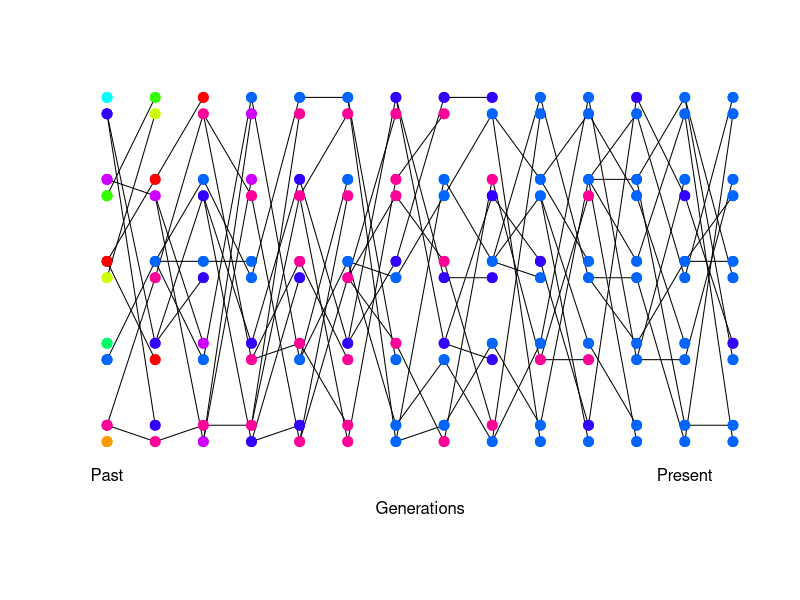
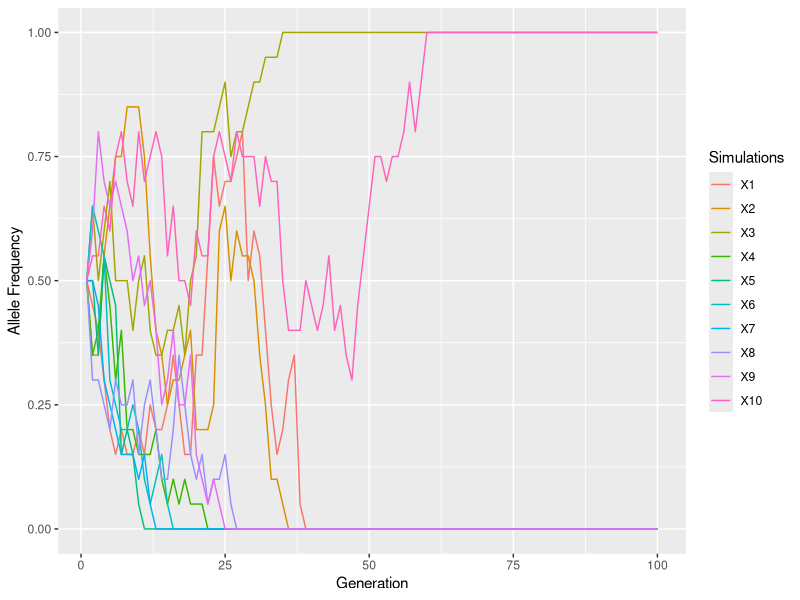
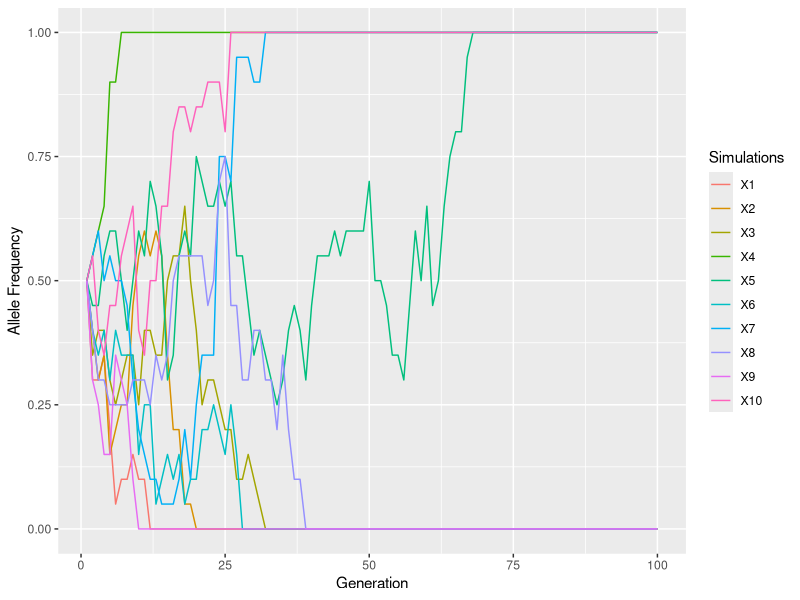
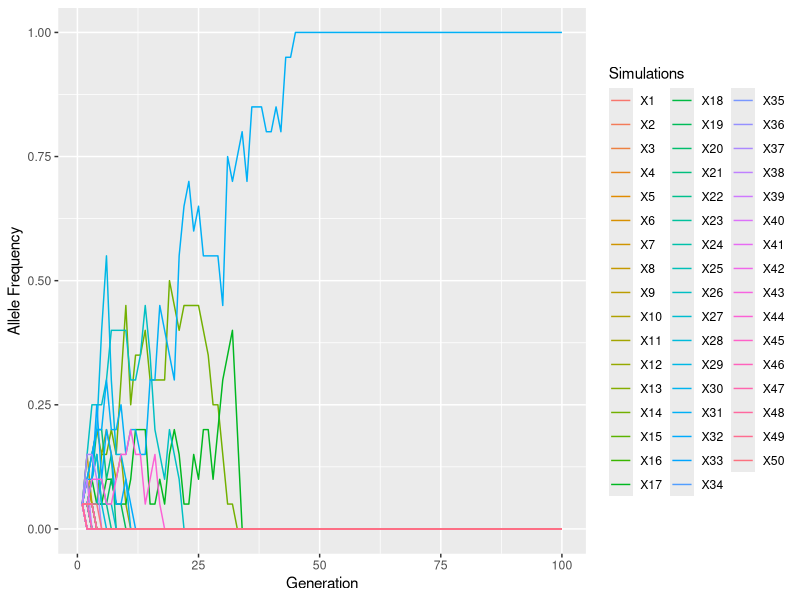

These figures' R source, in order:
## ---- chunk 1

## ---- chunk 2
#install.packages("plotrix")
library(plotrix)
install.packages("reshape2")
library(reshape2)
install.packages("ggplot2")
library(ggplot2)
## ---- chunk 3
#Reminders: const.RS refers to whether the reproductive success is constant for all individuals; mutation refers to whether mutations are allowed in the simulation or not; mut.rate is the mutation rate for an allele, for.class is a plotting setting. The initial state refers to the color setting of the alleles in the initial sample.

simulate.pop<-function(N.vec=rep(5,30), const.RS=TRUE,  mutation= TRUE, mut.rate=  0.1, for.class= TRUE, initial.state="all.black",plot.freqs=FALSE,mult.pop=FALSE,pops=FALSE){
   #  c(rep(10,5),rep(3,2),rep(10,5),rep(3,2),rep(10,5))  #
	stopifnot(initial.state %in% c("all.black","all.diff","two.alleles","single.mut") )

	if(plot.freqs){ layout(c(1,2)); par(mar=c(1,2,0,1))}
	if(for.class){
		line.lwd<-1
		line.col<-"black"
		mut.line.lwd<-1
		mut.line.col<-"black"
	
	}else{
		line.lwd<-0.5
		line.col<-"grey"
		mut.line.lwd<-1
		mut.line.col<-"grey"
	}

	num.gens<- length(N.vec)-1	

	if(!mult.pop){
		ind.pop.par<-matrix(1,nrow=max(N.vec),ncol=num.gens+1)
		ind.pop<-matrix(1,nrow=max(N.vec),ncol=num.gens+1)
	}else{
			ind.pop.par<-pops[["ind.pop.par"]]
			ind.pop<-pops[["ind.pop"]]
	}
	
	num.gens<- length(N.vec)-1
	offset<-0.1
	plot(c(1,num.gens),c(0.5,max(N.vec))+c(-offset,offset),type="n",axes=FALSE,xlab="",ylab="")
	mtext(side=1,line=0,"Generations")
	 text(1,0.5,"Past")
	 text(num.gens-1,0.5,"Present")
	 
	 track.cols<- list()
	N <-N.vec[1]
	 if(initial.state=="all.black") my.cols<-rep("black",2*N)  #sample(rainbow(2*N))
	 if(initial.state=="all.diff") my.cols<-sample(rainbow(2*N))
	 if(initial.state=="two.alleles")  my.cols<-  rep(c("blue","red"),N)
	 if(initial.state=="single.mut")  my.cols<-  c("red",rep("blue",2*N-1))
	 stopifnot((2*N)==length(my.cols))
	
	 track.cols[[1]]<-my.cols
	points(rep(1,N),1:N+offset, pch=19,cex=1.3,col=my.cols[(1:N)*2])
	 points(rep(1,N),1:N-offset, pch=19,cex=1.3,col=my.cols[(1:N)*2-1])
	
	for(i in 1:num.gens){
			
		N.new<-N.vec[i+1]
		N.old<-N.vec[i]
		points(rep(i,N.old),1:N.old+offset, pch=19,cex=1.3,col=my.cols[(1:N.old)*2])
		points(rep(i,N.old),1:N.old-offset, pch=19,cex=1.3,col=my.cols[(1:N.old)*2-1])

		 new.cols<-rep("black",2*N.new)
		
		if(const.RS){ 
			repro.success<-rep(1/N.old,N.old)
		}else{
			repro.success<-sample(c(rep(0.5/(N.old),N.old-2),c(0.25,0.25)),replace=FALSE)
			}
	
		 for(ind in 1:N.new){

				this.pop.par <- ind.pop.par[ind,i+1]
				available.pars <- (1:N.old)[which(ind.pop[1:N.old,i] == this.pop.par)]
				par<-sample(available.pars,2,replace=FALSE,prob=repro.success[which(ind.pop[1:N.old,i] == this.pop.par)])
		
				which.allele.1<-sample(c(-1,1),1)
				if(i != num.gens){ lines(c(i,i+1), c(par[1]+which.allele.1*offset,ind-offset),col=line.col,lwd=line.lwd)}
				new.cols[2*ind-1]<- my.cols[2*par[1] +ifelse(which.allele.1==1,0,-1)]
		
				which.allele.2<-sample(c(-1,1),1)
				if(i != num.gens){ lines(c(i,i+1), c(par[2]+which.allele.2*offset,ind+offset),col=line.col,lwd=line.lwd)}
				new.cols[2*ind]<- my.cols[2*par[2] +ifelse(which.allele.2==1,0,-1)]
		
				if(mutation){
					if(runif(1)<mut.rate){ 
							new.cols[2*ind-1]<- sample(rainbow(4*N),1)
							if(i != num.gens){ lines(c(i,i+1), c(par[1]+which.allele.1*offset,ind-offset),col=mut.line.col,lwd=mut.line.lwd)}
		
						}
					if(runif(1)<mut.rate){ 
						new.cols[2*ind]<- sample(rainbow(4*N),1)
						if(i != num.gens){ lines(c(i,i+1), c(par[2]+which.allele.2*offset,ind+offset),col=mut.line.col,lwd=mut.line.lwd)}
				} 
				
			}
		}	
		##redraw points to cover lines		 
		points(rep(i,N.old),1:N.old+offset, pch=19,cex=1.3,col=my.cols[(1:N.old)*2])
		points(rep(i,N.old),1:N.old-offset, pch=19,cex=1.3,col=my.cols[(1:N.old)*2-1])

		 my.cols<-new.cols
		 track.cols[[i+1]]<-my.cols
		if(!const.RS) sapply(which(repro.success>1/N.old), function(ind){ draw.circle(x=i,y=ind,radius=0.2,nv=100,border=NULL,col=NA,lty=1,lwd=1)})
	}
#	recover()
	if(plot.freqs){
		plot(c(1,num.gens),c(0,1),type="n",axes=FALSE,xlab="",ylab="")
		all.my.cols<-unique(unlist(track.cols))
		
		if(!mult.pop){ 
			my.col.freqs<-sapply(track.cols,function(my.gen){sapply(all.my.cols,function(my.col){sum(my.gen==my.col)})})

			sapply(all.my.cols,function(col.name){lines(my.col.freqs[col.name,]/(2*N.vec),col=col.name,lwd=2)});
			}else{
			
			for(pop in 1:max(ind.pop)){
				my.col.freqs<-sapply(1:num.gens, function(gen){
	#			recover()
					my.gen<-track.cols[[gen]]
					if(all(ind.pop.par[ind.pop[,gen]==pop,gen]==0)) return(rep(NA,length(all.my.cols)))  #if pop doesn't exist in this gen.
				
					these.inds<-which(ind.pop[,gen]==pop)
					my.gen<-c(my.gen[these.inds*2],my.gen[these.inds*2-1])
					sapply(all.my.cols,function(my.col){
						sum(my.gen==my.col)
					})})
				rownames(my.col.freqs)<-		all.my.cols
				sapply(all.my.cols[-length(all.my.cols)],function(col.name){lines(my.col.freqs[col.name,]/(2*5),col=col.name,lwd=2,lty=pop)});	
			}
			}
		
		axis(2)
	}
}
## ---- chunk 4
simulate.pop(N.vec=rep(5,15), const.RS=TRUE,  mutation= FALSE, for.class= TRUE, initial.state="all.diff")
## ---- chunk 5
#Different simulation (adapted from http://statisticalrecipes.blogspot.com/2012/02/simulating-genetic-drift.html)

# Set up parameters
N = 10 # number of diploid individuals (population size)
N.chrom = 2*N # number of chromosomes (2 for each diploid individual)
p = .5; q = 1-p #beginning allele frequencies
N.gen = 100 # number of generations
N.sim = 10 # number of simulations

#Simulation
X = array(0, dim=c(N.gen,N.sim)) #creating just a blank table with the correct number of columns (simulations) and rows (generations)
X[1,] = rep(N.chrom*p,N.sim) # initialize proportion of p alleles in FIRST generation (multiply number of chromosomes by the allele frequency p)
for(j in 1:N.sim){
  for(i in 2:N.gen){
    X[i,j] = rbinom(1,N.chrom,prob=X[i-1,j]/N.chrom)
    }  
  }
X = data.frame(X/N.chrom)

#using a binomial sampling method (success or failure, or whether you sample allele p or not), sample for each individual in each generation (N.chrom contains information about how many individuals there are). The 'prob=' contains information about the starting allele frequency (the frequency of p in the previous generation)

# Reshape data and plot the simulations; This plots only frequency of p allele, but you can use the equation 1-p to figure out q at any point in the simulation.
sim_data <- melt(X) #reformats table for plotting
ggplot(sim_data, aes(x = rep(c(1:100), N.sim), y = value, colour = variable)) + geom_line() + xlab("Generation") + ylab("Allele Frequency") + ylim(0,1) + labs(colour = "Simulations")
## ---- chunk 6
# Set up parameters
N = 10 # number of diploid individuals (population size)
N.chrom = 2*N # number of chromosomes (2 for each diploid individual)
p = .5; q = 1-p #beginning allele frequencies
N.gen = 100 # number of generations
N.sim = 10 # number of simulations

#Simulation
X = array(0, dim=c(N.gen,N.sim)) #creating just a blank table with the correct number of columns (simulations) and rows (generations)
X[1,] = rep(N.chrom*p,N.sim) # initialize proportion of p alleles in FIRST generation (multiply number of chromosomes by the allele frequency p)
for(j in 1:N.sim){
  for(i in 2:N.gen){
    X[i,j] = rbinom(1,N.chrom,prob=X[i-1,j]/N.chrom)
    }  
  }
X = data.frame(X/N.chrom)

sim_data <- melt(X) #reformats table for plotting
ggplot(sim_data, aes(x = rep(c(1:100), N.sim), y = value, colour = variable)) + geom_line() + xlab("Generation") + ylab("Allele Frequency") + ylim(0,1) + labs(colour = "Simulations")
## ---- chunk 7
# Set up parameters
N = 10 # number of diploid individuals (population size)
N.chrom = 2*N # number of chromosomes (2 for each diploid individual)
p = .05; q = 1-p #beginning allele frequencies (1/20 alleles is freq. of 0.05)
N.gen = 100 # number of generations
N.sim = 50 # number of simulations

#Simulation
X = array(0, dim=c(N.gen,N.sim)) #creating just a blank table with the correct number of columns (simulations) and rows (generations)
X[1,] = rep(N.chrom*p,N.sim) # initialize proportion of p alleles in FIRST generation (multiply number of chromosomes by the allele frequency p)
for(j in 1:N.sim){
  for(i in 2:N.gen){
    X[i,j] = rbinom(1,N.chrom,prob=X[i-1,j]/N.chrom)
    }  
  }
X = data.frame(X/N.chrom)

sim_data <- melt(X) #reformats table for plotting
ggplot(sim_data, aes(x = rep(c(1:100), N.sim), y = value, colour = variable)) + geom_line() + xlab("Generation") + ylab("Allele Frequency") + ylim(0,1) + labs(colour = "Simulations")
